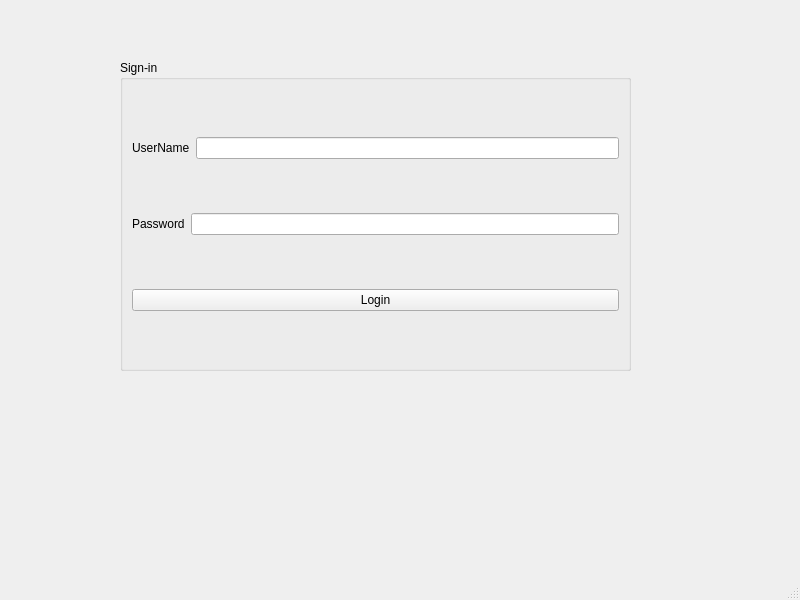
<?xml version="1.0" encoding="UTF-8"?>
<ui version="4.0">
 <class>MainWindow</class>
 <widget class="QMainWindow" name="MainWindow">
  <property name="geometry">
   <rect>
    <x>0</x>
    <y>0</y>
    <width>800</width>
    <height>600</height>
   </rect>
  </property>
  <property name="windowTitle">
   <string>MainWindow</string>
  </property>
  <widget class="QWidget" name="centralwidget">
   <widget class="QGroupBox" name="groupBox">
    <property name="geometry">
     <rect>
      <x>120</x>
      <y>60</y>
      <width>511</width>
      <height>311</height>
     </rect>
    </property>
    <property name="title">
     <string>Sign-in</string>
    </property>
    <layout class="QVBoxLayout" name="verticalLayout">
     <item>
      <layout class="QHBoxLayout" name="horizontalLayout">
       <item>
        <widget class="QLabel" name="label">
         <property name="text">
          <string>UserName</string>
         </property>
        </widget>
       </item>
       <item>
        <widget class="QLineEdit" name="userbox"/>
       </item>
      </layout>
     </item>
     <item>
      <layout class="QHBoxLayout" name="horizontalLayout_2">
       <item>
        <widget class="QLabel" name="label_2">
         <property name="text">
          <string>Password</string>
         </property>
        </widget>
       </item>
       <item>
        <widget class="QLineEdit" name="passbox"/>
       </item>
      </layout>
     </item>
     <item>
      <widget class="QPushButton" name="loginButton">
       <property name="text">
        <string>Login</string>
       </property>
      </widget>
     </item>
    </layout>
   </widget>
  </widget>
  <widget class="QMenuBar" name="menubar">
   <property name="geometry">
    <rect>
     <x>0</x>
     <y>0</y>
     <width>800</width>
     <height>21</height>
    </rect>
   </property>
  </widget>
  <widget class="QStatusBar" name="statusbar"/>
 </widget>
 <resources/>
 <connections/>
</ui>
